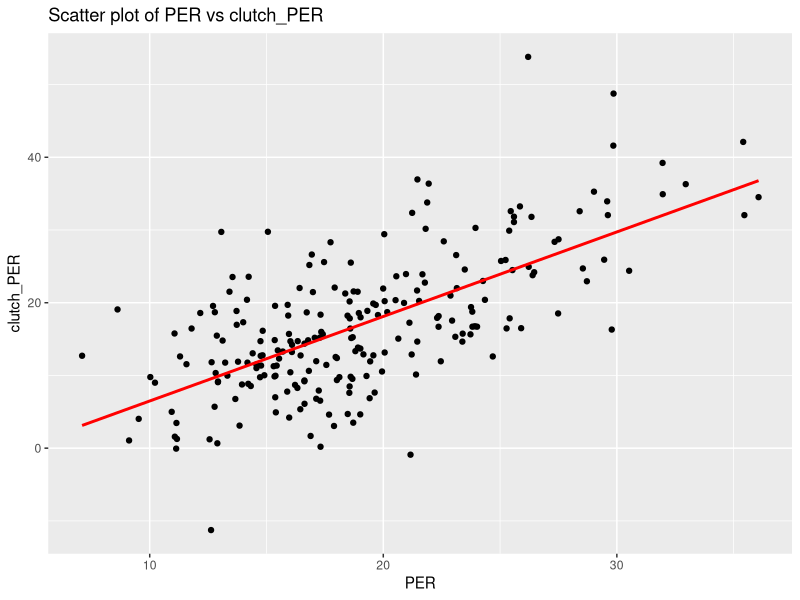
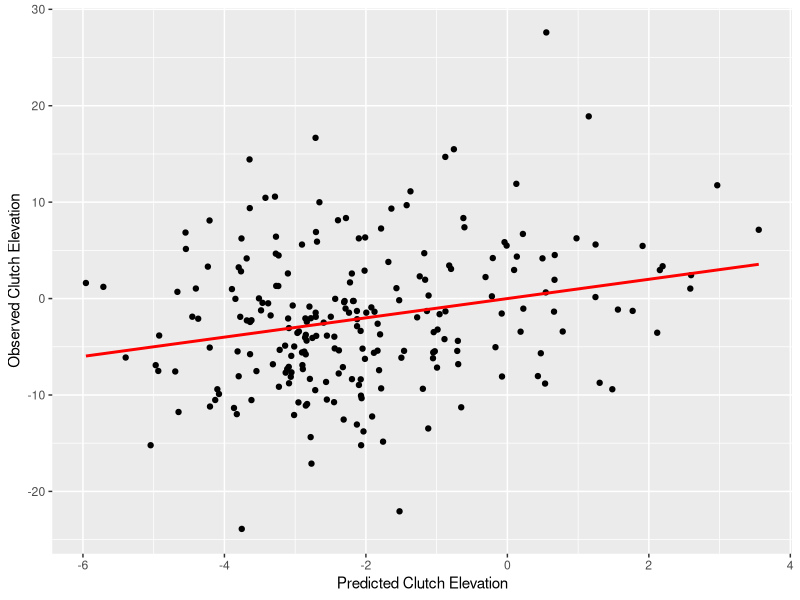
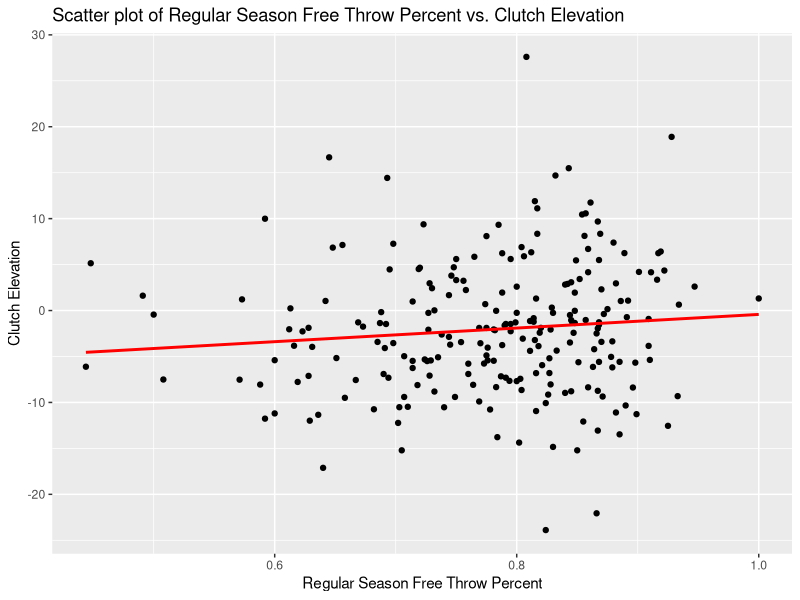
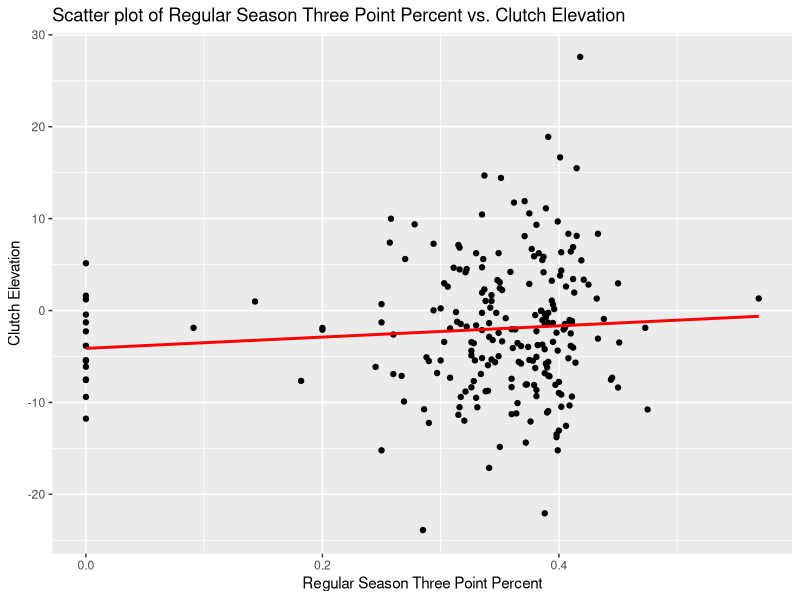

R code for these plots, in order:
## ---- chunk 1
knitr::opts_chunk$set(echo = TRUE)
## ---- chunk 2
library(dplyr)
clutch_data_20_21 <- read.csv("player_clutch_2020-2021.csv")
regular_season_data_20_21 <- read.csv("player_regular_season_2020-2021.csv")

clutch_data_20_21 <- mutate(clutch_data_20_21, clutch_PER = (85.910 * FGM + 53.897 * STL + 51.757 * FG3M + 46.845 * FTM + 39.190 * BLK + 39.190 * OREB + 34.677 * AST + 14.707 * DREB - 17.174 * PF - 20.091 * (FTA-FTM) - 39.190 * (FGA -FGM) - 53.897 * TOV)/MIN)

regular_season_data_20_21 <- mutate(regular_season_data_20_21, PER = (85.910 * FGM + 53.897 * STL + 51.757 * FG3M + 46.845 * FTM + 39.190 * BLK + 39.190 * OREB + 34.677 * AST + 14.707 * DREB - 17.174 * PF - 20.091 * (FTA-FTM) - 39.190 * (FGA -FGM) - 53.897 * TOV)/MIN)

full_20_21_df <- inner_join(clutch_data_20_21, regular_season_data_20_21, by = "PLAYER_ID")

updated_20_21_df <- full_20_21_df[full_20_21_df$GP.x * full_20_21_df$MIN.x >= 30, ]
## ---- chunk 3
library(ggplot2)

model <- lm(clutch_PER ~ PER, data = updated_20_21_df)

summary_model <- summary(model)

r_squared <- summary_model$r.squared

ggplot(updated_20_21_df, aes(x = PER, y = clutch_PER)) +
  geom_point() +  # Add points for the scatter plot
  geom_smooth(method = "lm", se = FALSE, color = "red") +  # Add a line of best fit
  labs(x = "PER", y = "clutch_PER", title = "Scatter plot of PER vs clutch_PER")
## ---- chunk 4
updated_20_21_df <- mutate(updated_20_21_df, clutch_elevation = clutch_PER - PER)

# Fit multiple linear regression model
model <- lm(clutch_elevation ~ AGE.y + FG_PCT.y + FG3_PCT.y + FT_PCT.y + TOV.y + PF.y + OREB.y , data = updated_20_21_df)

# Summarize the model
summary_model <- summary(model)

r_squared <- summary_model$r.squared

updated_20_21_df$predicted_clutch_elevation <- predict(model)

# Create scatter plot matrix with fitted values
ggplot(updated_20_21_df, aes(x = predicted_clutch_elevation, y = clutch_elevation)) +
  geom_point() +
  geom_smooth(method = "lm", se = FALSE, color = "red")  + 
  labs(x = "Predicted Clutch Elevation", y = "Observed Clutch Elevation") 
## ---- chunk 5
model <- lm(clutch_elevation ~ FT_PCT.y, data = updated_20_21_df)

summary_model <- summary(model)

r_squared <- summary_model$r.squared

ggplot(updated_20_21_df, aes(x = FT_PCT.y, y = clutch_elevation)) +
  geom_point() +  
  geom_smooth(method = "lm", se = FALSE, color = "red") +  # Add a line of best fit
  labs(x = "Regular Season Free Throw Percent", y = "Clutch Elevation", title = "Scatter plot of Regular Season Free Throw Percent vs. Clutch Elevation")

## ---- chunk 6
model <- lm(clutch_elevation ~ FG3_PCT.y, data = updated_20_21_df)

summary_model <- summary(model)

r_squared <- summary_model$r.squared

ggplot(updated_20_21_df, aes(x = FG3_PCT.y, y = clutch_elevation)) +
  geom_point() +  
  geom_smooth(method = "lm", se = FALSE, color = "red") +  # Add a line of best fit
  labs(x = "Regular Season Three Point Percent", y = "Clutch Elevation", title = "Scatter plot of Regular Season Three Point Percent vs. Clutch Elevation")
